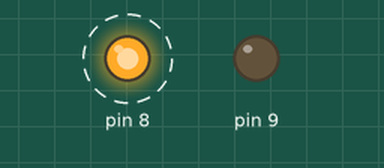
Recording of a sketch running on a simulated Arduino Uno, built with avr-gcc and run on an emulated ATmega328P. On the bench: output pins drawn as LEDs (lit = HIGH). Dashed ring = blinking. What the sketch prints to the serial monitor is not drawn.

Above: at 0.5 s.
Timing chart, 0 to 4.6 s (numbered marks = the images above):
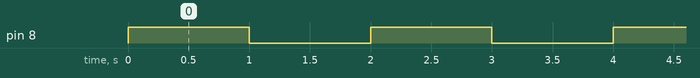

The sketch:

Untitled2_TMP.ino
```cpp
void setup()
{
pinMode(8,OUTPUT);
pinMode(9,OUTPUT);
Serial.begin(9600);
}
void loop()
{
digitalWrite(8,HIGH);
digitalWrite(9,LOW);
Serial.println("ON");
delay(1000);
digitalWrite(8,LOW);
digitalWrite(9,LOW);
Serial.println("OFF");
delay(1000);
}
```

Measured:
- by itself, pin 8: alternates HIGH for 1.0 s and LOW for 1.0 s
